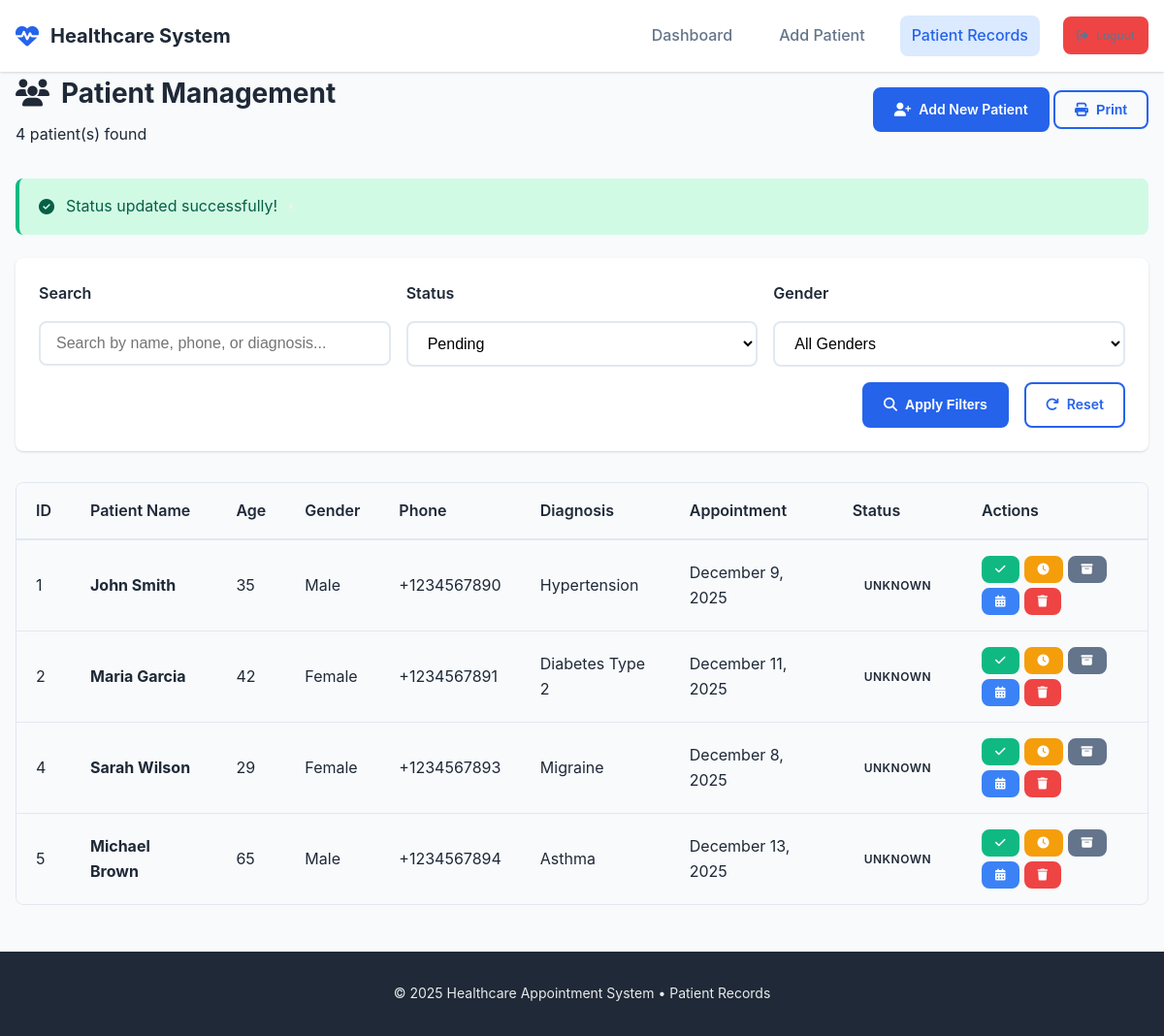
The page /patients.php?update_status=true&id=1&status=Pending (signed in) on the database its author committed.
### tables this page shows
CREATE TABLE IF NOT EXISTS patients (
    id INT PRIMARY KEY AUTO_INCREMENT,
    full_name VARCHAR(100) NOT NULL,
    age INT NOT NULL,
    gender ENUM('Male', 'Female', 'Other', 'Prefer not to say') NOT NULL,
    phone_number VARCHAR(20) NOT NULL,
    appointment_date DATE NOT NULL,
    illness_diagnosis TEXT NOT NULL,
    symptoms TEXT,
    notes TEXT,
    status ENUM('Pending', 'Done', 'Archived', 'Rescheduled') DEFAULT 'Pending',
    created_at TIMESTAMP DEFAULT CURRENT_TIMESTAMP
);

### patients.php (the view, shortened to what this page needs)
<?php
require_once 'includes/config.php';
require_once 'includes/functions.php';
$message = '';
$messageType = '';
if (isset($_GET['update_status'])) {
    $patient_id = intval($_GET['id']);
    $status = sanitize($_GET['status']);
    $query = "UPDATE patients SET status = :status WHERE id = :id";
    $stmt = $db->prepare($query);
    $stmt->bindParam(':status', $status);
    $stmt->bindParam(':id', $patient_id);
    if ($stmt->execute()) {
        $message = "Status updated successfully!";
        $messageType = 'success';
    } else {
        $message = "Failed to update status!";
        $messageType = 'error';
    }
}
$search = $_GET['search'] ?? '';
$status_filter = $_GET['status'] ?? '';
$query = "SELECT * FROM patients WHERE 1=1";
$params = [];
if (!empty($status_filter)) {
    $query .= " AND status = :status";
    $params[':status'] = $status_filter;
}
$query .= " ORDER BY created_at DESC";
$stmt = $db->prepare($query);
foreach ($params as $key => $value) {
    $stmt->bindValue($key, $value);
}
$stmt->execute();
$patients = $stmt->fetchAll(PDO::FETCH_ASSOC);
$totalPatients = count($patients);
?>
<!DOCTYPE html>
<html lang="en">
<head>
    <link rel="stylesheet" href="https://cdnjs.cloudflare.com/ajax/libs/font-awesome/6.4.0/css/all.min.css">
    <link rel="stylesheet" href="assets/css/style.css">
</head>
<body>
    <div class="header">
        <div class="container">
            <nav class="navbar">
                <a href="dashboard.php" class="logo">
                    <i class="fas fa-heartbeat"></i> Healthcare System
                </a>
                <div class="nav-links">
                    <a href="dashboard.php">Dashboard</a>
                    <a href="register.php">Add Patient</a>
                    <a href="patients.php" class="nav-link active">Patient Records</a>
                    <a href="logout.php" class="btn btn-danger btn-sm">
                        <i class="fas fa-sign-out-alt"></i> Logout
                    </a>
                </div>
            </nav>
        </div>
    </div>
    <div class="container">
        <div class="page-header">
            <div>
                <h1 class="card-title">
                    <i class="fas fa-users"></i> Patient Management
                </h1>
                <p><?php echo $totalPatients; ?> patient(s) found</p>
            </div>
            <div>
                <a href="register.php" class="btn btn-primary">
                    <i class="fas fa-user-plus"></i> Add New Patient
                </a>
                <button class="btn btn-outline" onclick="window.print()">
                    <i class="fas fa-print"></i> Print
                </button>
            </div>
        </div>
        <?php if ($message): ?>
            <?php echo showAlert($messageType, $message); ?>
        <?php endif; ?>
        <div class="filters fade-in">
            <form method="GET" action="">
                <div class="filter-row">
                    <div class="filter-group">
                        <label class="form-label">Search</label>
                        <input type="text" name="search" class="form-control"
                               placeholder="Search by name, phone, or diagnosis..."
                               value="<?php echo htmlspecialchars($search); ?>">
                    </div>
                    <div class="filter-group">
                        <label class="form-label">Status</label>
                        <select name="status" class="form-control">
                            <option value="Pending" <?php echo $status_filter == 'Pending' ? 'selected' : ''; ?>>Pending</option>
                        </select>
                    </div>
                    <div class="filter-group">
                        <label class="form-label">Gender</label>
                        <select name="gender" class="form-control">
                            <option value="">All Genders</option>
                        </select>
                    </div>
                </div>
                <div class="filter-actions">
                    <button type="submit" class="btn btn-primary">
                        <i class="fas fa-search"></i> Apply Filters
                    </button>
                    <a href="patients.php" class="btn btn-outline">
                        <i class="fas fa-redo"></i> Reset
                    </a>
                </div>
            </form>
        </div>
        <?php if ($totalPatients > 0): ?>
            <div class="table-container fade-in">
                <table class="table">
                    <thead>
                        <tr>
                            <th>ID</th>
                            <th>Patient Name</th>
                            <th>Age</th>
                            <th>Gender</th>
                            <th>Phone</th>
                            <th>Diagnosis</th>
                            <th>Appointment</th>
                            <th>Status</th>
                            <th>Actions</th>
                        </tr>
                    </thead>
                    <tbody>
                        <?php foreach ($patients as $patient): ?>
                        <tr data-patient-id="<?php echo $patient['id']; ?>">
                            <td><?php echo $patient['id']; ?></td>
                            <td>
                                <strong><?php echo htmlspecialchars($patient['full_name']); ?></strong>
                            </td>
                            <td><?php echo $patient['age']; ?></td>
                            <td><?php echo $patient['gender']; ?></td>
                            <td><?php echo htmlspecialchars($patient['phone_number']); ?></td>
                            <td><?php echo htmlspecialchars($patient['illness_diagnosis']); ?></td>
                            <td><?php echo formatDate($patient['appointment_date']); ?></td>
                            <td>
                                <?php echo getStatusBadge($patient['status']); ?>
                            </td>
                            <td>
                                <div style="display: flex; gap: 5px; flex-wrap: wrap;">
                                    <a href="patients.php?update_status=true&id=<?php echo $patient['id']; ?>&status=Done"
                                       class="btn btn-sm btn-success btn-status">
                                        <i class="fas fa-check"></i>
                                    </a>
                                    <a href="patients.php?update_status=true&id=<?php echo $patient['id']; ?>&status=Pending"
                                       class="btn btn-sm btn-warning btn-status">
                                        <i class="fas fa-clock"></i>
                                    </a>
                                    <a href="patients.php?update_status=true&id=<?php echo $patient['id']; ?>&status=Archived"
                                       class="btn btn-sm btn-secondary btn-status">
                                        <i class="fas fa-archive"></i>
                                    </a>
                                    <a href="patients.php?update_status=true&id=<?php echo $patient['id']; ?>&status=Rescheduled"
                                       class="btn btn-sm btn-info btn-status">
                                        <i class="fas fa-calendar-alt"></i>
                                    </a>
                                    <a href="patients.php?delete=true&id=<?php echo $patient['id']; ?>"
                                       class="btn btn-sm btn-danger"
                                       onclick="return confirm('Are you sure you want to delete this patient?')">
                                        <i class="fas fa-trash"></i>
                                    </a>
                                </div>
                            </td>
                        </tr>
                        <?php endforeach; ?>
                    </tbody>
                </table>
            </div>
        <?php endif; ?>
    </div>
    <div class="footer">
        <div class="container">
            <p>© <?php echo date('Y'); ?> Healthcare Appointment System • Patient Records</p>
        </div>
    </div>
</body>
</html>

### includes/functions.php (shortened to what this page needs)
<?php
function sanitize($input) {
    return htmlspecialchars(strip_tags(trim($input)), ENT_QUOTES, 'UTF-8');
}
function getStatusBadge($status) {
    $badges = [
        'Pending' => '<span class="badge badge-warning"><i class="fas fa-clock"></i> Pending</span>',
        'Done' => '<span class="badge badge-success"><i class="fas fa-check-circle"></i> Done</span>',
        'Archived' => '<span class="badge badge-secondary"><i class="fas fa-archive"></i> Archived</span>',
        'Rescheduled' => '<span class="badge badge-info"><i class="fas fa-calendar-alt"></i> Rescheduled</span>'
    ];
    return $badges[$status] ?? '<span class="badge badge-light">Unknown</span>';
}
function formatDate($date) {
    return date('F j, Y', strtotime($date));
}
function showAlert($type, $message) {
    $icons = [
        'success' => 'check-circle',
        'error' => 'exclamation-triangle',
        'warning' => 'exclamation-circle',
        'info' => 'info-circle'
    ];
    $icon = $icons[$type] ?? 'info-circle';
    return '<div class="alert alert-' . $type . ' alert-dismissible fade show" role="alert">
                <i class="fas fa-' . $icon . ' me-2"></i>
                ' . $message . '
                <button type="button" class="btn-close" data-bs-dismiss="alert" aria-label="Close"></button>
            </div>';
}
?>

### assets/css/style.css (style rules this page uses)
:root { --primary: #2563eb; --primary-dark: #1d4ed8; --primary-light: #dbeafe; --secondary: #10b981; --secondary-dark: #059669; --danger: #ef4444; --warning: #f59e0b; --info: #3b82f6; --dark: #1f2937; --light: #f8fafc; --gray: #64748b; --gray-light: #e2e8f0; --gray-dark: #334155; --white: #ffffff; --shadow: 0 1px 3px 0 rgba(0, 0, 0, 0.1), 0 1px 2px 0 rgba(0, 0, 0, 0.06); --shadow-lg: 0 10px 25px -5px rgba(0, 0, 0, 0.1), 0 10px 10px -5px rgba(0, 0, 0, 0.04); --radius: 0.5rem; --radius-lg: 1rem; --transition: all 0.3s ease; }
* { margin: 0; padding: 0; box-sizing: border-box; }
body { font-family: 'Inter', -apple-system, BlinkMacSystemFont, 'Segoe UI', sans-serif; line-height: 1.6; color: var(--dark); background-color: var(--light); }
.container { width: 100%; max-width: 1200px; margin: 0 auto; padding: 0 1rem; }
.header { background: var(--white); box-shadow: var(--shadow); position: sticky; top: 0; z-index: 1000; }
.navbar { display: flex; justify-content: space-between; align-items: center; padding: 1rem 0; }
.logo { display: flex; align-items: center; gap: 0.75rem; text-decoration: none; color: var(--dark); font-weight: 700; font-size: 1.25rem; }
.logo i { color: var(--primary); font-size: 1.5rem; }
.nav-links { display: flex; align-items: center; gap: 1.5rem; }
.nav-links a { text-decoration: none; color: var(--gray); font-weight: 500; transition: var(--transition); padding: 0.5rem 0.75rem; border-radius: var(--radius); }
.nav-links a.active { color: var(--primary); background: var(--primary-light); }
.btn { display: inline-flex; align-items: center; justify-content: center; gap: 0.5rem; padding: 0.625rem 1.25rem; font-size: 0.875rem; font-weight: 600; text-decoration: none; border-radius: var(--radius); border: 2px solid transparent; cursor: pointer; transition: var(--transition); white-space: nowrap; }
.btn-primary { background: var(--primary); color: var(--white); border-color: var(--primary); }
.btn-outline { background: transparent; color: var(--primary); border-color: var(--primary); }
.btn-success { background: var(--secondary); color: var(--white); border-color: var(--secondary); }
.btn-danger { background: var(--danger); color: var(--white); border-color: var(--danger); }
.btn-warning { background: var(--warning); color: var(--white); border-color: var(--warning); }
.btn-info { background: var(--info); color: var(--white); border-color: var(--info); }
.btn-secondary { background: var(--gray); color: var(--white); border-color: var(--gray); }
.btn-sm { padding: 0.375rem 0.75rem; font-size: 0.75rem; }
.card-title { font-size: 1.75rem; font-weight: 700; color: var(--dark); display: flex; align-items: center; gap: 0.75rem; margin-bottom: 0.5rem; }
.form-label { display: block; margin-bottom: 0.5rem; font-weight: 600; color: var(--dark); }
.form-control { width: 100%; padding: 0.75rem 1rem; border: 2px solid var(--gray-light); border-radius: var(--radius); font-size: 1rem; transition: var(--transition); background: var(--white); }
.alert { padding: 1rem 1.25rem; border-radius: var(--radius); margin-bottom: 1.5rem; display: flex; align-items: center; gap: 0.75rem; border-left: 4px solid; }
.alert-success { background: #d1fae5; color: #065f46; border-left-color: var(--secondary); }
.badge { display: inline-flex; align-items: center; gap: 0.375rem; padding: 0.25rem 0.75rem; font-size: 0.75rem; font-weight: 600; border-radius: 20px; text-transform: uppercase; letter-spacing: 0.5px; }
.table-container { overflow-x: auto; border-radius: var(--radius); border: 1px solid var(--gray-light); }
.table { width: 100%; border-collapse: collapse; min-width: 800px; }
.table th { background: var(--light); padding: 1rem 1.25rem; text-align: left; font-weight: 600; color: var(--dark); border-bottom: 2px solid var(--gray-light); white-space: nowrap; }
.table td { padding: 1rem 1.25rem; border-bottom: 1px solid var(--gray-light); vertical-align: middle; }
.table tbody tr { transition: var(--transition); }
.table tbody tr:last-child td { border-bottom: none; }
.footer { background: var(--dark); color: var(--white); padding: 2rem 0; margin-top: 3rem; text-align: center; }
.footer p { opacity: 0.9; font-size: 0.875rem; }
.fade-in { animation: fadeIn 0.6s ease forwards; }

### rows shown on the page
patients: id "1", full_name "John Smith", age "35", gender "Male", phone_number "+1234567890", illness_diagnosis "Hypertension", appointment_date "December 9, 2025", status "UNKNOWN"
patients: id "2", full_name "Maria Garcia", age "42", gender "Female", phone_number "+1234567891", illness_diagnosis "Diabetes Type 2", appointment_date "December 11, 2025", status "UNKNOWN"
patients: id "4", full_name "Sarah Wilson", age "29", gender "Female", phone_number "+1234567893", illness_diagnosis "Migraine", appointment_date "December 8, 2025", status "UNKNOWN"
patients: id "5", full_name "Michael Brown", age "65", gender "Male", phone_number "+1234567894", illness_diagnosis "Asthma", appointment_date "December 13, 2025", status "UNKNOWN"

### other values the page prints
$totalPatients "4"
$message "Status updated successfully!"
